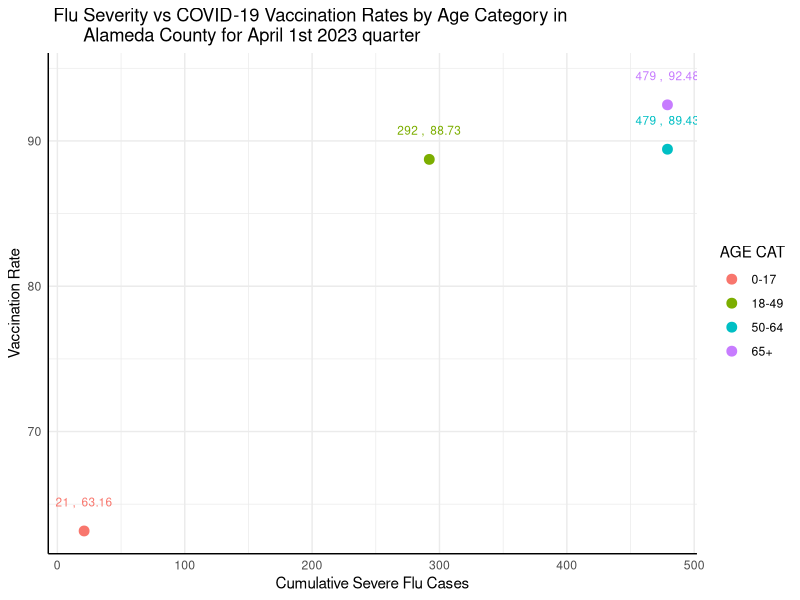

The R script that drew this image:
## ---- chunk 1
# First we are adding all the packages that are needed to create the visualizations and importing the final dataset. 

library(readr)
library(tidyverse)
library(dplyr)
library(knitr)
library(kableExtra)
library(ggplot2)
## ---- chunk 2
# In the below code chunk we are importing the 3 datasets provided for this scenario. Since # the datasets are in a .csv format we are using the read_csv() command from the readr 
# package.

final_data <- read_csv("./Final_aggregated_data_Milestone4.csv")

final_data_renamed <- rename_with(final_data,
                      ~ toupper(
                        gsub("_",
                             " ",
                             .x,
                             fixed = TRUE)
                      ))

print(final_data_renamed)
## ---- chunk 3

# Remove the 12th column from final_data_renamed
final_clean_data <- final_data_renamed[,-12]

# Rename the "COUNTY NAME.X" column to "COUNTY NAME"
final_clean_data <- final_clean_data %>%
  rename(`COUNTY NAME` = `COUNTY NAME.X`)
print(final_clean_data)
## ---- chunk 4

ggplot(final_clean_data, aes(x = `CUMULATIVE SEVERE`, y = `VACCINATION RATE`, color = `AGE CAT`)) +
  geom_point(size = 3) +  # Adjust the size of the points as needed
  geom_text(aes(label = paste(round(`CUMULATIVE SEVERE`, 2), ", ", round(`VACCINATION RATE`, 2))),
            position = position_nudge(y = 2), size = 3, show.legend = FALSE) +  # Nudge labels up
  geom_text(data = subset(final_clean_data, `AGE CAT` == "0-17"),
            aes(label = paste(round(`CUMULATIVE SEVERE`, 2), ", ", round(`VACCINATION RATE`, 2))),
            position = position_nudge(x = -5), size = 3, show.legend = FALSE, hjust = 5) +  # Move label to the left
  labs(title = " Flu Severity vs COVID-19 Vaccination Rates by Age Category in 
       Alameda County for April 1st 2023 quarter",
       x = "Cumulative Severe Flu Cases",
       y = "Vaccination Rate") +
  theme_minimal() + theme(axis.line = element_line(size = 0.5))

## ---- chunk 5

new_kable <- kable(final_clean_data, format = "markdown", caption = "Influenza Cases and COVID-19 Vaccination Data from Alameda County Second Quarter 2023", align = "c", booktabs = TRUE) %>%
  kable_styling(latex_options = c("striped", "hold_position"), full_width = FALSE)

add_footnote(
  new_kable,
  label = c("This table shows a variety of statistics pertaining to influenza (flu) cases and COVID-19 vaccination in Alameda County in the second quarter of calendar year 2023."),
  notation = "alphabet",
  threeparttable = FALSE,
  escape = TRUE)
